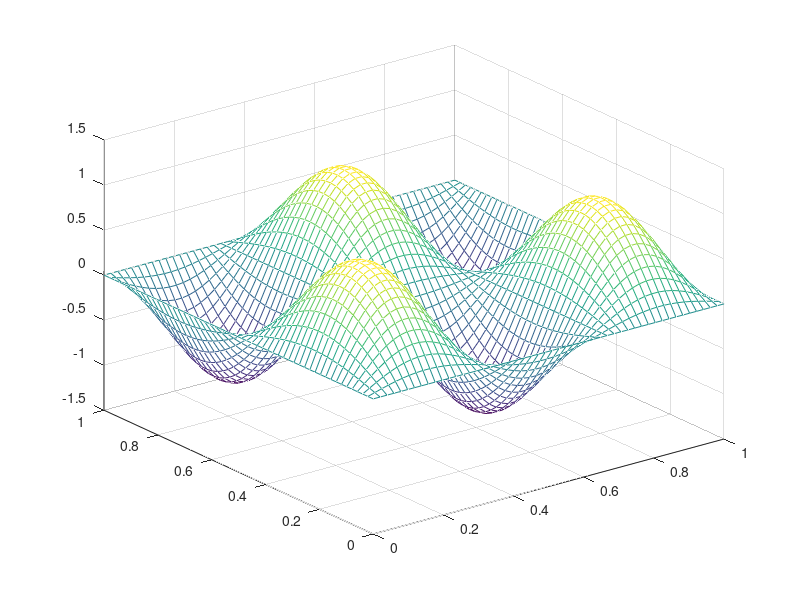

Recreate this plot in MATLAB.
close all

% Set number of iterations to be performed
nk = 300

% Set parameters alpha and beta
alpha = 2;
beta  = 3;

% Set the number of meshpoints so the interior has N x N such points
N = 50;

% Compute the distance between mesh points, in each direction
h = 1/(N+1);

% Compute the optimal relaxation parameter omega
w = 2 / (1 + sin(pi * h));

% We will have arrays that capture the boundary as well as the interior
% meshpoints.  As a result, we need those arrays to be of size (N+2) x
% (N+2) so that those indexed 2:N+1, 2:N+1 represent the interior.

% Compute the x-values at each point i,j, including the boundary
x = h * [ 0:N+1 ];   % Notice this creates a row vector

% Compute the y-values at each point i,j, including the boundary
y = h * [ 0:N+1 ];   % Notice this creates a row vector

% Create an array that captures the load at each point i,j
for i=1:N+2
    for j=1:N+2
        F( i,j ) = ...
            ( alpha^2 + beta^2 ) * pi^2 * sin( alpha * pi * x( i ) ) * sin( beta * pi * y( j ) );
    end
end

% Set the initial values at the mesh points
U = zeros( N+2, N+2 );

% Perform nk iterations
for k = 1:nk
    k           % print current iteration index
    
    % update all the interior points
    for i=2:N+1
        for j=2:N+1
            U( i,j ) = ((1-w) * U( i,j )) + (w * (( U( i, j-1 ) + U( i-1, j ) + U( i+1, j ) + U( i, j+1 ) + h^2 * F( i, j ) ) / 4));
        end
    end
    mesh( x, y, U );
    axis( [ 0 1 0 1 -1.5 1.5 ]);
    
    % wait to continue to the next iteration
    next = input( 'press RETURN to continue' );
end
